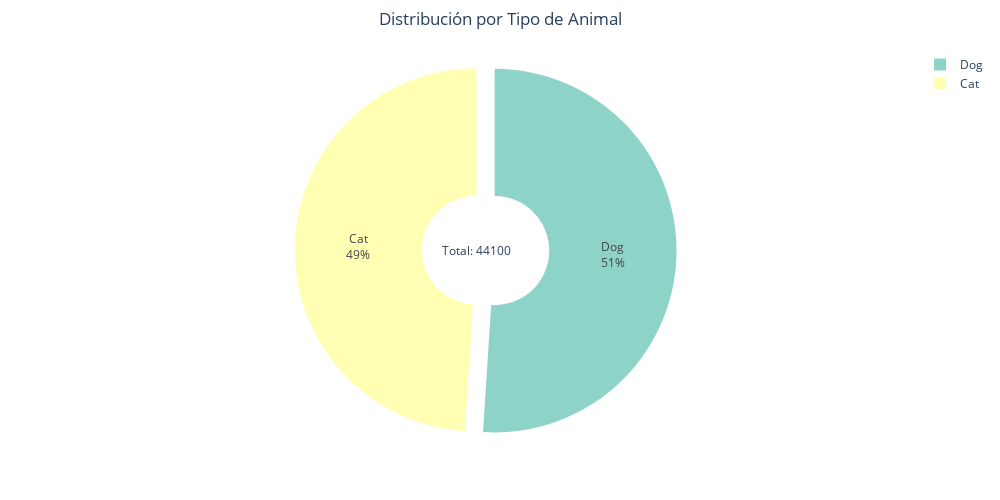

Here is the notebook cell this chart was saved with:
### Code cell
animal_count = df['Animal_Type'].value_counts()

fig4 = go.Figure([go.Pie(
    labels=animal_count.index,
    values=animal_count.values,
    marker=dict(colors=px.colors.qualitative.Set3),
    textinfo='label+percent',
    hole=0.3,
    pull=[0.1 if i == 0 else 0 for i in range(len(animal_count))]
)])

fig4.update_layout(
    title="Distribución por Tipo de Animal",
    annotations=[dict(text=f'Total: {sum(animal_count.values)}', x=0.5, y=0.5, showarrow=False)]
)

fig4 = pie_style(fig4)
fig4.show()

### Figure 1 — Plotly figure (JSON) as saved in the notebook; plotly's stock layout.template omitted (floating-point values rounded to 4 significant figures)
{"data": [{"hole": 0.3, "labels": ["Dog", "Cat"], "marker": {"colors": ["rgb(141,211,199)", "rgb(255,255,179)", "rgb(190,186,218)", "rgb(251,128,114)", "rgb(128,177,211)", "rgb(253,180,98)", "rgb(179,222,105)", "rgb(252,205,229)", "rgb(217,217,217)", "rgb(188,128,189)", "rgb(204,235,197)", "rgb(255,237,111)"]}, "pull": [0.1, 0], "textinfo": "label+percent", "type": "pie", "values": [22500, 21600]}], "layout": {"annotations": [{"showarrow": false, "text": "Total: 44100", "x": 0.5, "y": 0.5}], "height": 500, "margin": {"b": 50, "l": 50, "r": 50, "t": 50}, "paper_bgcolor": "rgba(0,0,0,0)", "plot_bgcolor": "rgba(0,0,0,0)", "title": {"text": "Distribución por Tipo de Animal", "x": 0.5}, "width": 1000}}
